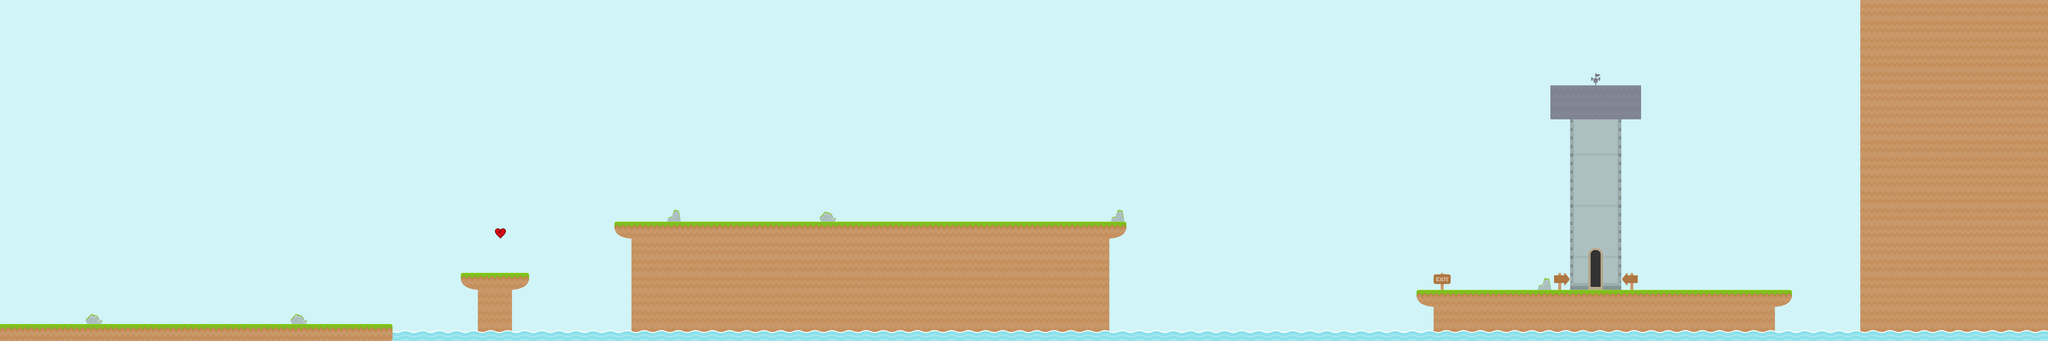

This game map was drawn from its Tiled (.tmx) file and the tilesets committed beside it. A one-line description and the trimmed map source follow:
An orthogonal 120x20 tile map with 70x70 px tiles, 6 tile layers (background, foreground, collision, death, ...), 6 tilesets.

<map version="1.0" orientation="orthogonal" renderorder="right-down" width="120" height="20" tilewidth="70" tileheight="70" nextobjectid="1">
 <tileset firstgid="1" name="tiles_spritesheet" tilewidth="70" tileheight="70" spacing="2">
  <image source="tiles_spritesheet.png" width="914" height="936" />
 </tileset>
 <tileset firstgid="157" name="bg" tilewidth="256" tileheight="256" spacing="2">
  <image source="bg.png" width="256" height="256" />
 </tileset>
 <tileset firstgid="158" name="sheet" tilewidth="70" tileheight="70">
  <image source="sheet.png" width="980" height="490" />
 </tileset>
 <tileset firstgid="256" name="sheet2" tilewidth="70" tileheight="70">
  <image source="sheet2.png" width="980" height="490" />
 </tileset>
 <tileset firstgid="354" name="invisibletile" tilewidth="70" tileheight="70">
  <image source="invisitile.png" width="70" height="70" />
 </tileset>
 <tileset firstgid="355" name="heart" tilewidth="46" tileheight="43">
  <image source="ninja/heart.png" width="46" height="43" />
 </tileset>
 <layer name="background" width="120" height="20">
  <data>[2400 cells, 1692 non-empty, 1 distinct tile ids]</data>
 </layer>
 <layer name="foreground" width="120" height="20">
  <data>[2400 cells, 55 non-empty, 22 distinct tile ids]</data>
 </layer>
 <layer name="collision" width="120" height="20">
  <data>[2400 cells, 648 non-empty, 7 distinct tile ids]</data>
 </layer>
 <layer name="death" width="120" height="20">
  <data>[2400 cells, 97 non-empty, 1 distinct tile ids]</data>
 </layer>
 <layer name="items" width="120" height="20">
  <data>[2400 cells, 1 non-empty, 1 distinct tile ids]</data>
 </layer>
 <layer name="endoflevel" width="120" height="20">
  <data>[2400 cells, 3 non-empty, 3 distinct tile ids]</data>
 </layer>
</map>
